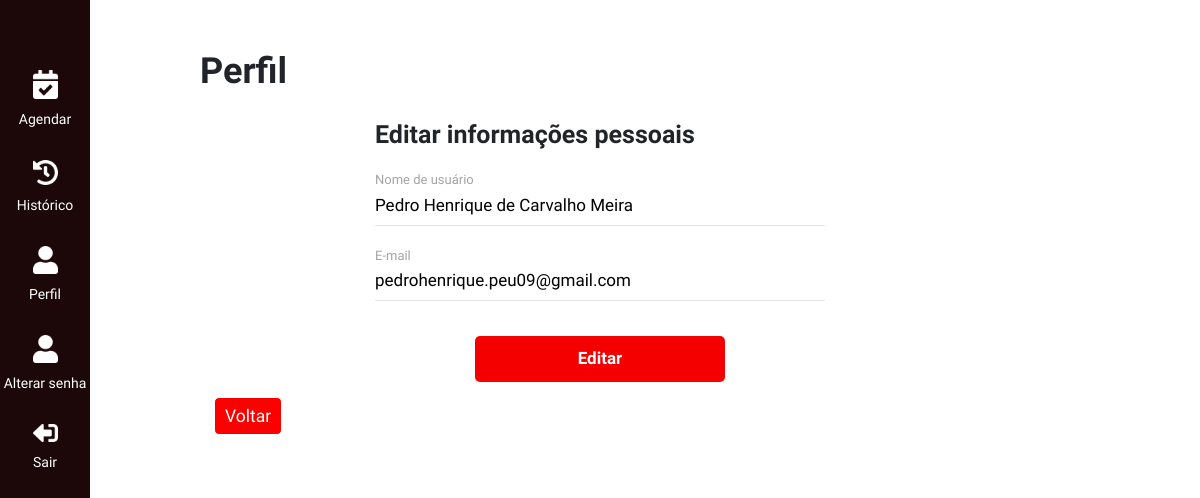
Page /editar_perfil/7 (signed in) on the committed database.
### app/models.py (models this page shows, shortened)
class Usuario(db.Model):
    id = db.Column(db.Integer, primary_key=True)
    nome = db.Column(db.String(100), index=True)
    email = db.Column(db.String(100), index=True, unique=True)
    senha = db.Column(db.String(128))
    reservas = db.relationship('Reserva', backref='cliente', lazy='dynamic')

### app/routes.py (the view)
@app.route('/editar_perfil/<id>', methods=['GET', 'POST'])
def editar_perfil(id):
    if 'id_usuario' in session:
        if session['id_usuario'] == int(id):
            usuario = Usuario.query.filter_by(id=id).first()
            form = EditarPerfilUsuario(usuario.email)
            if form.validate_on_submit():
                usuario.nome = form.nome.data
                usuario.email = form.email.data
                db.session.add(usuario)
                db.session.commit()
                flash('Suas informações foram editadas com sucesso!','success')
                return redirect(url_for('editar_perfil', id=session['id_usuario']))
            elif request.method == 'GET':
                form.nome.data = usuario.nome
                form.email.data = usuario.email
            return render_template('editar_perfil_usuario.html', titulo='Editar perfil', form=form)
        return redirect(url_for('editar_perfil', id=session['id_usuario']))
    else:
        flash('Por favor, faça o login para acessar esta página.','info')
        return redirect(url_for('login'))

### app/forms.py (shortened to what this page needs)
class EditarPerfilUsuario(FlaskForm):
    nome = StringField('Nome de usuário', validators=[DataRequired(message="O nome é obrigatório.")])
    email = StringField('E-mail', validators=[DataRequired(), Email(message="O e-mail é obrigatório.")])
    editar = SubmitField('Editar')
    def __init__(self, email_original, *args, **kwargs):
        super(EditarPerfilUsuario, self).__init__(*args, **kwargs)
        self.email_original = email_original

### app/templates/editar_perfil_usuario.html (shortened to what this page needs)
{% extends "base.html" %}
{% block content %}
    <section id="profile">
      <h2 class="internal-title">Perfil</h2>
    <div class="profile-form-area">
        <h3> Editar informações pessoais </h3>
        <form action="{{ url_for('editar_perfil', id=session['id_usuario']) }}" method="POST">
            {{ form.nome.label() }}
            {{ form.nome() }}
            <hr>
            {{ form.email.label() }}
            {{ form.email() }}
            <hr>
            {{ form.editar(onclick="return confirm('Tem certeza que deseja editar suas informações pessoais?')") }}
        </form>
    </div>
            <a href="#" onclick="history.go(-1)" class="btn btn-primary btn-lg">Voltar</a>
    </section>
{% endblock %}

### rows in the picture
Usuario: nome "Pedro Henrique de Carvalho Meira", email "pedrohenrique.peu09@gmail.com"
